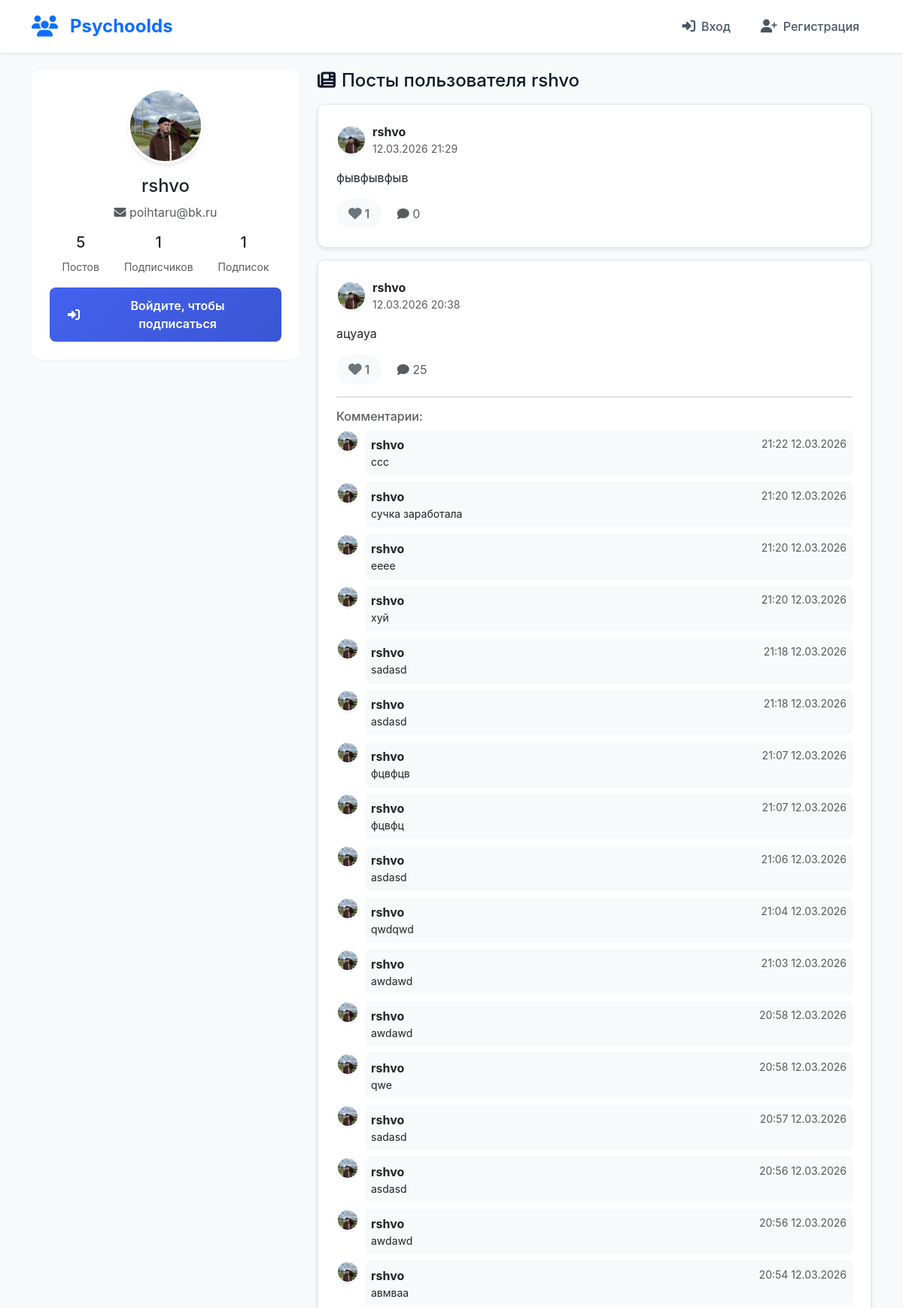
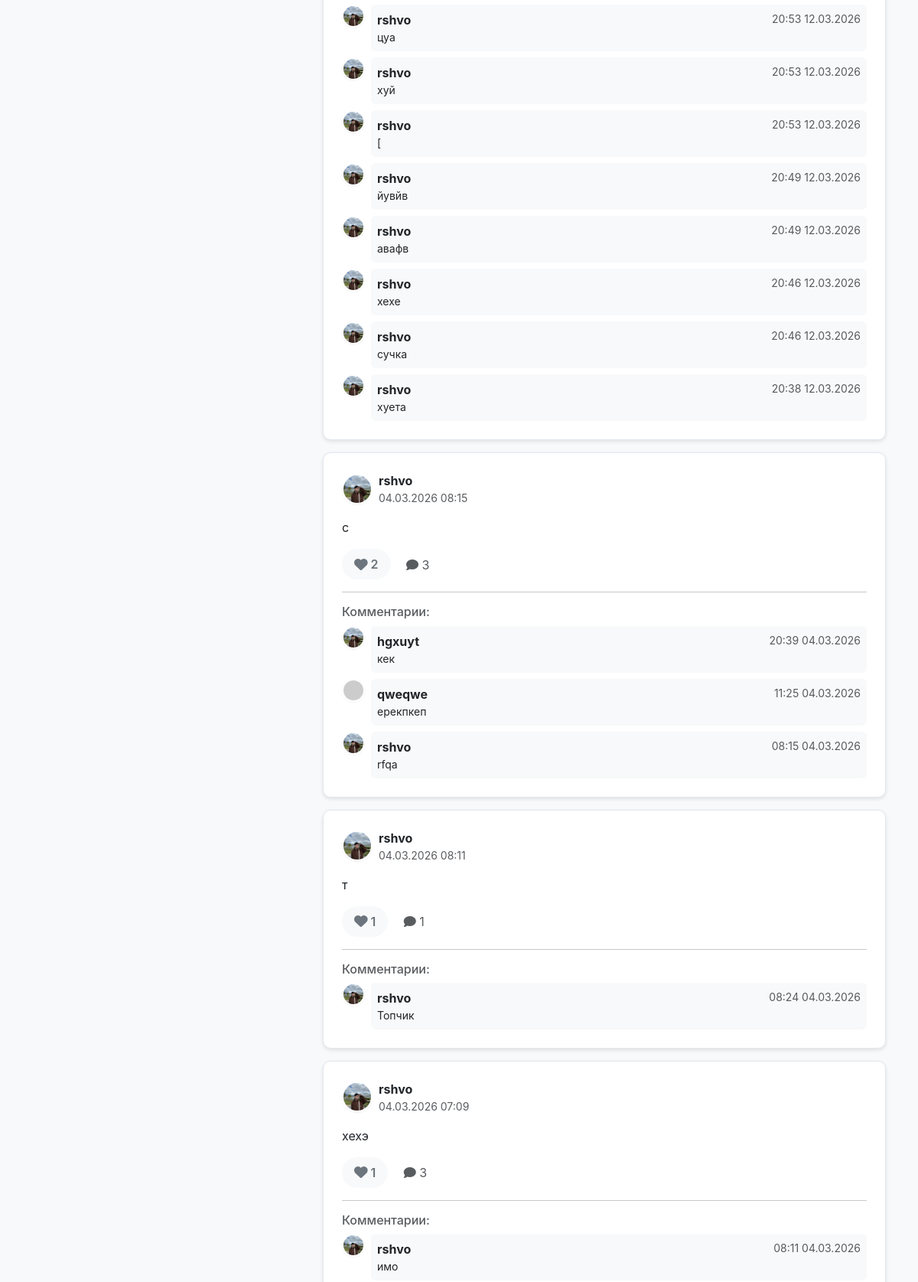
The app's page /profile/rshvo (upper part) with its own data (2 pictures, top to bottom).
### app.py (models this page shows, shortened)
class User(UserMixin, db.Model):
    __tablename__ = 'users'
    id = db.Column(db.Integer, primary_key=True)
    username = db.Column(db.String(80), unique=True, nullable=False)
    email = db.Column(db.String(120), unique=True, nullable=False)
    password_hash = db.Column(db.String(200), nullable=False)
    bio = db.Column(db.Text, nullable=True)
    avatar = db.Column(db.String(200), default='default.jpg')
    created_at = db.Column(db.DateTime, default=datetime.utcnow)
    posts = db.relationship('Post', backref='author', lazy=True, cascade='all, delete-orphan')
    comments = db.relationship('Comment', backref='author', lazy=True, cascade='all, delete-orphan')
    likes = db.relationship('Like', backref='user', lazy=True, cascade='all, delete-orphan')
    followed = db.relationship(
        'Follow', foreign_keys='Follow.follower_id',
        backref='follower', lazy='dynamic'
    )
    followers = db.relationship(
        'Follow', foreign_keys='Follow.followed_id',
        backref='followed', lazy='dynamic'
    )

class Post(db.Model):
    __tablename__ = 'posts'
    id = db.Column(db.Integer, primary_key=True)
    content = db.Column(db.Text, nullable=False)
    timestamp = db.Column(db.DateTime, default=datetime.utcnow)
    user_id = db.Column(db.Integer, db.ForeignKey('users.id'), nullable=False)
    comments = db.relationship('Comment', backref='post', lazy=True, cascade='all, delete-orphan')
    likes = db.relationship('Like', backref='post', lazy=True, cascade='all, delete-orphan')

class Comment(db.Model):
    __tablename__ = 'comments'
    id = db.Column(db.Integer, primary_key=True)
    content = db.Column(db.Text, nullable=False)
    timestamp = db.Column(db.DateTime, default=datetime.utcnow)
    user_id = db.Column(db.Integer, db.ForeignKey('users.id'), nullable=False)
    post_id = db.Column(db.Integer, db.ForeignKey('posts.id'), nullable=False)
    is_read = db.Column(db.Boolean, default=False)

### app.py (the view, shortened to what this page needs)
@app.route('/profile/<username>')
def profile(username):
    user = User.query.filter_by(username=username).first_or_404()
    is_following = False
    if current_user.is_authenticated and current_user != user:
        is_following = Follow.query.filter_by(
            follower_id=current_user.id,
            followed_id=user.id
        ).first() is not None
    tab = request.args.get('tab', 'posts')
    page = request.args.get('page', 1, type=int)
    if tab == 'comments' and current_user.is_authenticated and current_user == user:
        user_post_ids = [p.id for p in user.posts]
        if user_post_ids:
            comments = Comment.query.filter(Comment.post_id.in_(user_post_ids)) \
                .order_by(Comment.timestamp.desc()) \
                .paginate(page=page, per_page=20, error_out=False)
            unread_comments = Comment.query.filter(
                Comment.post_id.in_(user_post_ids),
                Comment.is_read == False,
                Comment.user_id != user.id
            ).count()
        else:
            comments = None
            unread_comments = 0
        return render_template('profile.html',
                              profile_user=user,
                              posts=None,
                              comments=comments,
                              is_following=is_following,
                              active_tab='comments',
                              unread_comments_count=unread_comments)
    else:
        posts = Post.query.filter_by(user_id=user.id) \
            .order_by(Post.timestamp.desc()) \
            .paginate(page=page, per_page=10, error_out=False)
        unread_comments = 0
        return render_template('profile.html',
                              profile_user=user,
                              posts=posts,
                              comments=None,
                              is_following=is_following,
                              active_tab='posts',
                              unread_comments_count=unread_comments)

### templates/profile.html (shortened to what this page needs)
{% extends "base.html" %}
{% block content %}
<div class="row" style="margin-top: 3%;">
    <div class="col-md-4">
        <div class="card mb-4">
            <div class="card-body text-center">
                <img src="{% if profile_user.avatar != 'default.jpg' %}{{ url_for('static', filename='uploads/' + profile_user.avatar) }}{% else %}https://ui-avatars.com/api/?name={{ profile_user.username }}&background=0D6EFD&color=fff&size=100{% endif %}"
                     class="avatar-large mb-3"
                     alt="Avatar"
                     style="width: 100px; height: 100px; object-fit: cover;">
                <h4>{{ profile_user.username }}</h4>
                <p class="text-muted">
                    <i class="fas fa-envelope"></i> {{ profile_user.email }}
                </p>
                <div class="d-flex justify-content-around mt-3">
                    <div>
                        <h5>{{ profile_user.posts|length }}</h5>
                        <small class="text-muted">Постов</small>
                    </div>
                    <div>
                        <h5>{{ profile_user.followers.count() }}</h5>
                        <small class="text-muted">Подписчиков</small>
                    </div>
                    <div>
                        <h5>{{ profile_user.followed.count() }}</h5>
                        <small class="text-muted">Подписок</small>
                    </div>
                </div>
<div class="mt-3">
    {% if current_user.is_authenticated %}
        {% if current_user == profile_user %}
            <div class="d-flex flex-column gap-2">
                <div class="d-flex gap-2">
                    <a href="{{ url_for('edit_profile') }}" class="btn btn-primary flex-grow-1">
                        <i class="fas fa-edit me-2"></i>Редактировать профиль
                    </a>
                </div>
                <a href="{{ url_for('logout') }}" class="btn btn-outline-danger w-100">
                    <i class="fas fa-sign-out-alt me-2"></i>Выйти из аккаунта
                </a>
                <div class="d-md-none mt-2">
                    <div class="row text-center">
                        <div class="col-4">
                            <h6>{{ profile_user.posts|length }}</h6>
                            <small class="text-muted">Постов</small>
                        </div>
                        <div class="col-4">
                            <h6>{{ profile_user.followers.count() }}</h6>
                            <small class="text-muted">Подписчиков</small>
                        </div>
                        <div class="col-4">
                            <h6>{{ profile_user.followed.count() }}</h6>
                            <small class="text-muted">Подписок</small>
                        </div>
                    </div>
                </div>
            </div>
        {% else %}
            <div class="d-flex gap-2">
                {% if is_following %}
                    <a href="{{ url_for('unfollow_user', username=profile_user.username) }}"
                       class="btn btn-outline-danger flex-grow-1">
                        <i class="fas fa-user-minus me-2"></i>Отписаться
                    </a>
                {% else %}
                    <a href="{{ url_for('follow_user', username=profile_user.username) }}"
                       class="btn btn-primary flex-grow-1">
                        <i class="fas fa-user-plus me-2"></i>Подписаться
                    </a>
                {% endif %}
                <a href="{{ url_for('conversation', user_id=profile_user.id) }}"
                   class="btn btn-success">
                    <i class="fas fa-envelope"></i>
                </a>
            </div>
        {% endif %}
    {% else %}
        <a href="{{ url_for('login') }}" class="btn btn-primary w-100">
            <i class="fas fa-sign-in-alt me-2"></i>Войдите, чтобы подписаться
        </a>
    {% endif %}
</div>
            </div>
        </div>
    </div>
    <div class="col-md-8">
        {% if active_tab == 'comments' and current_user == profile_user %}
            {% if comments and comments.items %}
                <h4 class="mb-3">
                    <i class="fas fa-comments me-2"></i>Комментарии к моим постам
                </h4>
                {% for comment in comments.items %}
                    <div class="card mb-3">
                        <div class="card-body">
                            <div class="d-flex">
                                <img src="{% if comment.author.avatar != 'default.jpg' %}{{ url_for('static', filename='uploads/' + comment.author.avatar) }}{% else %}https://ui-avatars.com/api/?name={{ comment.author.username }}&background=6c757d&color=fff&size=40{% endif %}"
                                     class="avatar me-2"
                                     alt="Avatar"
                                     style="width: 40px; height: 40px; object-fit: cover;">
                                <div class="flex-grow-1">
                                    <div class="d-flex justify-content-between align-items-center">
                                        <div>
                                            <a href="{{ url_for('profile', username=comment.author.username) }}" class="fw-bold text-decoration-none">
                                                {{ comment.author.username }}
                                            </a>
                                            <small class="text-muted ms-2">
                                                {{ comment.timestamp.strftime('%d.%m.%Y %H:%M') }}
                                            </small>
                                        </div>
                                    </div>
                                    <p class="mt-2 mb-2">{{ comment.content }}</p>
                                    <div class="bg-light p-2 rounded">
                                        <small class="text-muted">
                                            <i class="fas fa-reply me-1"></i>
                                            Комментарий к посту:
                                        </small>
                                        <div class="mt-1">
                                            <a href="{{ url_for('index', _anchor='post-' + comment.post.id|string) }}" class="text-decoration-none">
                                                <strong>{{ comment.post.author.username }}</strong>:
                                                {{ comment.post.content[:100] }}{% if comment.post.content|length > 100 %}...{% endif %}
                                            </a>
                                        </div>
                                    </div>
                                </div>
                            </div>
                        </div>
                    </div>
                {% endfor %}
                {% if comments.pages > 1 %}
                <nav aria-label="Page navigation" class="mt-4">
                    <ul class="pagination justify-content-center">
                        {% if comments.has_prev %}
                            <li class="page-item">
                                <a class="page-link" href="{{ url_for('profile', username=profile_user.username, tab='comments', page=comments.prev_num) }}">←</a>
                            </li>
                        {% endif %}
                        {% for page_num in comments.iter_pages() %}
                            {% if page_num %}
                                <li class="page-item {% if page_num == comments.page %}active{% endif %}">
                                    <a class="page-link" href="{{ url_for('profile', username=profile_user.username, tab='comments', page=page_num) }}">{{ page_num }}</a>
                                </li>
                            {% endif %}
                        {% endfor %}
                        {% if comments.has_next %}
                            <li class="page-item">
                                <a class="page-link" href="{{ url_for('profile', username=profile_user.username, tab='comments', page=comments.next_num) }}">→</a>
                            </li>
                        {% endif %}
                    </ul>
                </nav>
                {% endif %}
            {% else %}
                <div class="alert alert-info text-center">
                    <i class="fas fa-comments me-2"></i>
                    Пока нет комментариев к вашим постам.
                </div>
            {% endif %}
        {% else %}
    <h4 class="mb-3">
        {% if current_user == profile_user %}
            <i class="fas fa-newspaper me-2"></i>Мои посты
        {% else %}
            <i class="fas fa-newspaper me-2"></i>Посты пользователя {{ profile_user.username }}
        {% endif %}
    </h4>
    {% if posts and posts.items %}
        {% for post in posts.items %}
            <div class="card post-card mb-3" id="post-{{ post.id }}">
                <div class="card-body">
                    <div class="d-flex align-items-center mb-3">
                        <img src="{% if post.author.avatar != 'default.jpg' %}{{ url_for('static', filename='uploads/' + post.author.avatar) }}{% else %}https://ui-avatars.com/api/?name={{ post.author.username }}&background=0D6EFD&color=fff&size=40{% endif %}"
                             class="avatar me-2"
                             alt="Avatar"
                             style="width: 40px; height: 40px; object-fit: cover;">
                        <div>
                            <span class="fw-bold">{{ post.author.username }}</span>
                            <small class="text-muted d-block">
                                {{ post.timestamp.strftime('%d.%m.%Y %H:%M') }}
                            </small>
                        </div>
                    </div>
                    <p class="card-text">{{ post.content }}</p>
                    <div class="d-flex justify-content-between align-items-center">
                        <div>
                            <span class="like-btn {% if current_user.is_authenticated and post.likes|selectattr('user_id', 'equalto', current_user.id)|list %}liked{% endif %}"
                                  data-post-id="{{ post.id }}">
                                <i class="fas fa-heart"></i>
                                <span class="like-count">{{ post.likes|length }}</span>
                            </span>
                            <span class="ms-3 text-muted">
                                <i class="fas fa-comment"></i> {{ post.comments|length }}
                            </span>
                        </div>
                    </div>
                    {% if post.comments %}
                        <div class="mt-3">
                            <hr>
                            <h6 class="text-muted">Комментарии:</h6>
                            {% for comment in post.comments|sort(attribute='timestamp', reverse=True) %}
                                <div class="d-flex mt-2">
                                    <img src="{% if comment.author.avatar != 'default.jpg' %}{{ url_for('static', filename='uploads/' + comment.author.avatar) }}{% else %}https://ui-avatars.com/api/?name={{ comment.author.username }}&background=6c757d&color=fff&size=30{% endif %}"
                                         class="avatar me-2"
                                         alt="Avatar"
                                         style="width: 30px; height: 30px; object-fit: cover;">
                                    <div class="bg-light p-2 rounded flex-grow-1">
                                        <div class="d-flex justify-content-between">
                                            <div>
                                                <strong>{{ comment.author.username }}</strong>
                                            </div>
                                            <small class="text-muted">
                                                {{ comment.timestamp.strftime('%H:%M %d.%m.%Y') }}
                                            </small>
                                        </div>
                                        <p class="mb-0 small">{{ comment.content }}</p>
                                    </div>
                                </div>
                            {% endfor %}
                        </div>
                    {% endif %}
                </div>
            </div>
        {% endfor %}
    {% endif %}
{% endif %}
    </div>
</div>
{% endblock %}

### records on screen
User: avatar (picture), username "rshvo", email "poihtaru@bk.ru"
Post: avatar (picture), author.username "rshvo", timestamp "12.03.2026 21:29", content "фывфывфыв", likes|length "1", comments|length "0"
Post: avatar (picture), author.username "rshvo", timestamp "12.03.2026 20:38", content "ацуауа", likes|length "1", comments|length "25"
Comment: avatar (picture), author.username "rshvo", timestamp "21:22 12.03.2026", content "ссс"
Comment: avatar (picture), author.username "rshvo", timestamp "21:20 12.03.2026", content "сучка заработала"
Comment: avatar (picture), author.username "rshvo", timestamp "21:20 12.03.2026", content "ееее"
Comment: avatar (picture), author.username "rshvo", timestamp "21:20 12.03.2026", content "хуй"
Comment: avatar (picture), author.username "rshvo", timestamp "21:18 12.03.2026", content "sadasd"
Comment: avatar (picture), author.username "rshvo", timestamp "21:18 12.03.2026", content "asdasd"
Comment: avatar (picture), author.username "rshvo", timestamp "21:07 12.03.2026", content "фцвфцв"
Comment: avatar (picture), author.username "rshvo", timestamp "21:07 12.03.2026", content "фцвфц"
Comment: avatar (picture), author.username "rshvo", timestamp "21:06 12.03.2026", content "asdasd"
Comment: avatar (picture), author.username "rshvo", timestamp "21:04 12.03.2026", content "qwdqwd"
Comment: avatar (picture), author.username "rshvo", timestamp "21:03 12.03.2026", content "awdawd"
Comment: avatar (picture), author.username "rshvo", timestamp "20:58 12.03.2026", content "awdawd"
Comment: avatar (picture), author.username "rshvo", timestamp "20:58 12.03.2026", content "qwe"
Comment: avatar (picture), author.username "rshvo", timestamp "20:57 12.03.2026", content "sadasd"
Comment: avatar (picture), author.username "rshvo", timestamp "20:56 12.03.2026", content "asdasd"
Comment: avatar (picture), author.username "rshvo", timestamp "20:56 12.03.2026", content "awdawd"
Comment: avatar (picture), author.username "rshvo", timestamp "20:54 12.03.2026", content "авмваа"
Comment: avatar (picture), author.username "rshvo", timestamp "20:53 12.03.2026", content "цуа"
Comment: avatar (picture), author.username "rshvo", timestamp "20:53 12.03.2026", content "хуй"
Comment: avatar (picture), author.username "rshvo", timestamp "20:53 12.03.2026", content "["
Comment: avatar (picture), author.username "rshvo", timestamp "20:49 12.03.2026", content "йувйв"
Comment: avatar (picture), author.username "rshvo", timestamp "20:49 12.03.2026", content "авафв"
Comment: avatar (picture), author.username "rshvo", timestamp "20:46 12.03.2026", content "хехе"
Comment: avatar (picture), author.username "rshvo", timestamp "20:46 12.03.2026", content "сучка"
Comment: avatar (picture), author.username "rshvo", timestamp "20:38 12.03.2026", content "хуета"
Post: avatar (picture), author.username "rshvo", timestamp "04.03.2026 08:15", content "c", likes|length "2", comments|length "3"
Comment: avatar (picture), author.username "hgxuyt", timestamp "20:39 04.03.2026", content "кек"
Comment: author.username "qweqwe", timestamp "11:25 04.03.2026", content "ерекпкеп"
Comment: avatar (picture), author.username "rshvo", timestamp "08:15 04.03.2026", content "rfqa"
Post: avatar (picture), author.username "rshvo", timestamp "04.03.2026 08:11", content "т", likes|length "1", comments|length "1"
Comment: avatar (picture), author.username "rshvo", timestamp "08:24 04.03.2026", content "Топчик"
Post: avatar (picture), author.username "rshvo", timestamp "04.03.2026 07:09", content "хехэ", likes|length "1", comments|length "3"
Comment: avatar (picture), author.username "rshvo", timestamp "08:11 04.03.2026", content "имо"

### other values on screen
{{ profile_user.posts|length }} "5"
{{ profile_user.followers.count() }} "1"
{{ profile_user.followed.count() }} "1"
